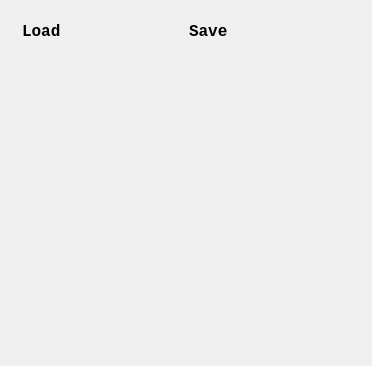
<?xml version="1.0" encoding="UTF-8"?>
<ui version="4.0">
 <class>DialogMain</class>
 <widget class="QDialog" name="DialogMain">
  <property name="geometry">
   <rect>
    <x>0</x>
    <y>0</y>
    <width>372</width>
    <height>366</height>
   </rect>
  </property>
  <property name="font">
   <font>
    <family>Courier New</family>
    <pointsize>12</pointsize>
    <weight>75</weight>
    <bold>true</bold>
   </font>
  </property>
  <property name="windowTitle">
   <string>DialogMain</string>
  </property>
  <layout class="QVBoxLayout" name="verticalLayout">
   <item>
    <widget class="QWidget" name="widget" native="true">
     <property name="sizePolicy">
      <sizepolicy hsizetype="Preferred" vsizetype="Maximum">
       <horstretch>0</horstretch>
       <verstretch>0</verstretch>
      </sizepolicy>
     </property>
     <layout class="QHBoxLayout" name="horizontalLayout">
      <item>
       <widget class="QLabel" name="label_load">
        <property name="text">
         <string>Load</string>
        </property>
       </widget>
      </item>
      <item>
       <widget class="QLabel" name="label_save">
        <property name="text">
         <string>Save</string>
        </property>
       </widget>
      </item>
     </layout>
    </widget>
   </item>
   <item>
    <widget class="QLabel" name="label">
     <property name="text">
      <string/>
     </property>
     <property name="pixmap">
      <pixmap resource="resources.qrc">:/images/R.png</pixmap>
     </property>
     <property name="alignment">
      <set>Qt::AlignCenter</set>
     </property>
    </widget>
   </item>
  </layout>
 </widget>
 <layoutdefault spacing="6" margin="11"/>
 <resources>
  <include location="resources.qrc"/>
 </resources>
 <connections/>
</ui>
